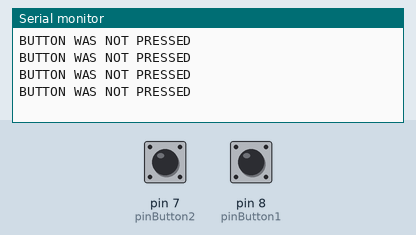
The sketch below on a simulated Arduino Uno, built with avr-gcc and run on an emulated ATmega328P. On the bench: the last lines printed to the serial monitor. Inputs (shaded band) come from the test bench; at power-on: pin 7 (pinButton2) LOW, pin 8 (pinButton1) LOW.

Above: at 1.8 s.
1.9 s: pin 7 (pinButton2) pulled HIGH for 0.6 s
At 2.4 s:
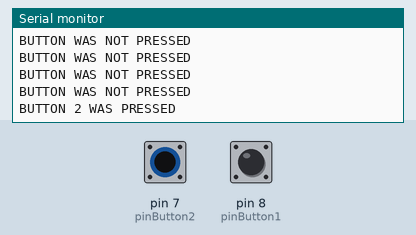
4.0 s: pin 8 (pinButton1) pulled HIGH for 0.6 s
At 4.4 s:
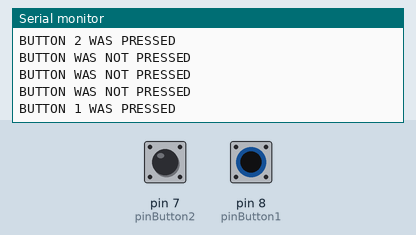

The sketch:

SingleButton.ino
```cpp
const int pinButton1 = 8;
const int pinButton2 = 7;

void setup() {
  Serial.begin(9600);
}

void loop() {

  int stateButton1 = digitalRead(pinButton1);
  int stateButton2 = digitalRead(pinButton2);

  if (stateButton1 == 1) {
    Serial.println("BUTTON 1 WAS PRESSED");
  } else if (stateButton2 == 1) {
    Serial.println("BUTTON 2 WAS PRESSED");
  } else {
    Serial.println("BUTTON WAS NOT PRESSED");
  }
  delay(500);

}
```

Measured:
- after the input at 1.9 s, the serial monitor: prints a new line after 0.10 s (image 1)
- after the input at 4.0 s, the serial monitor: prints a new line at once (image 2)
